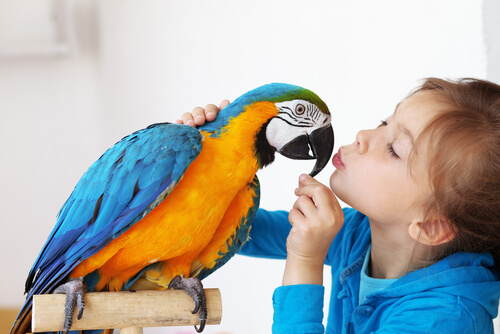
#> input picture Resources/loro.jpg, 500 x 334 px
$ python chapter2.py
#> lines starting #> are read from the running program, lines starting #| are printed output that depends on the picture; after the words box and inside, x2 and y2 are one past the last pixel; in counts of white or black regions, pixels touching at a corner belong together
import cv2
import numpy as np

img = cv2.imread("Resources/loro.jpg")
#> img is the input picture: shape (334, 500, 3); mean B, G, R 169.4, 174.5, 174.3
kernel = np.ones((5,5),np.uint8)

imgGray = cv2.cvtColor(img,cv2.COLOR_BGR2GRAY)
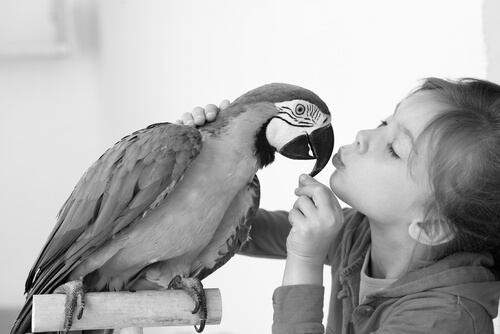
#> imgGray: shape (334, 500); min 0, max 255, mean 173.8
imgBlur = cv2.GaussianBlur(imgGray,(7,7),0)
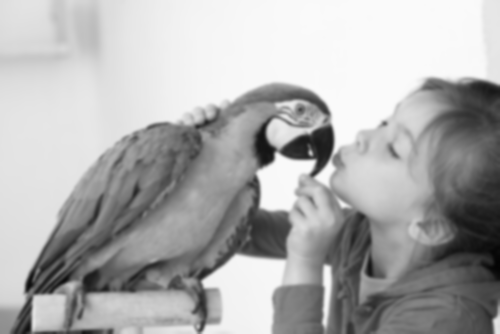
#> imgBlur: shape (334, 500); min 4, max 250, mean 173.8
imgCanny = cv2.Canny(img,100,100)
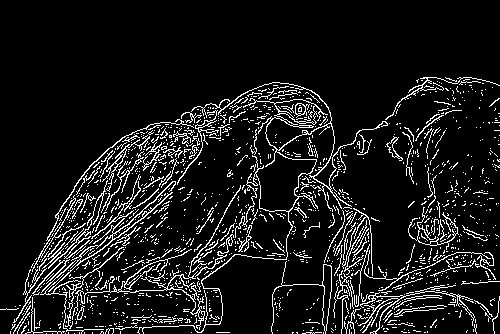
#> imgCanny: shape (334, 500); 9.7% white in thin lines or dots, all inside (x1, y1, x2, y2) = (0, 77, 500, 334)
imgDialation = cv2.dilate(imgCanny,kernel,iterations=1)
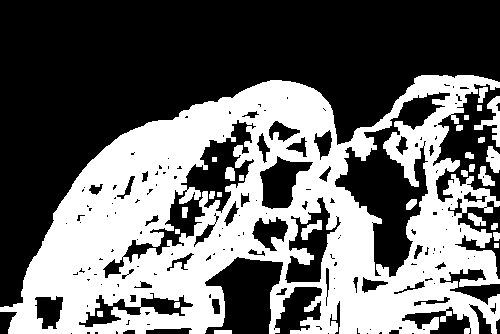
#> imgDialation: shape (334, 500); 41.6% white; 28 white regions, largest, box (x1, y1, x2, y2) and area: (0, 75, 500, 334) 67286, (474, 96, 500, 147) 452, (486, 146, 500, 173) 258
imgEroded = cv2.erode(imgDialation,kernel,iterations=1)
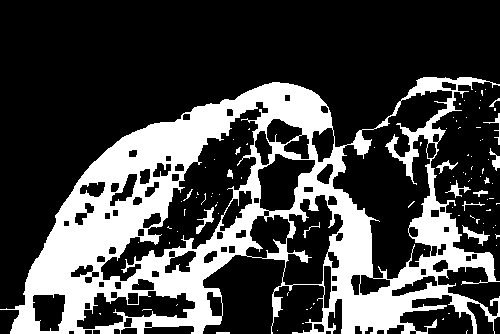
#> imgEroded: shape (334, 500); 27.1% white; 95 white regions (79 under 20 px), largest, box (x1, y1, x2, y2) and area: (0, 77, 500, 334) 44062, (462, 225, 490, 246) 174, (196, 207, 214, 234) 156


cv2.imshow("Normal",img)
cv2.imshow("Gary Image",imgGray)
cv2.imshow("Blur Image",imgBlur)
cv2.imshow("Canny Image",imgCanny)
cv2.imshow("Dialation Image",imgDialation)
cv2.imshow("Eroded Image",imgEroded)
cv2.waitKey(0)

$ run again, with Resources/shapes.JPG copied over Resources/loro.jpg
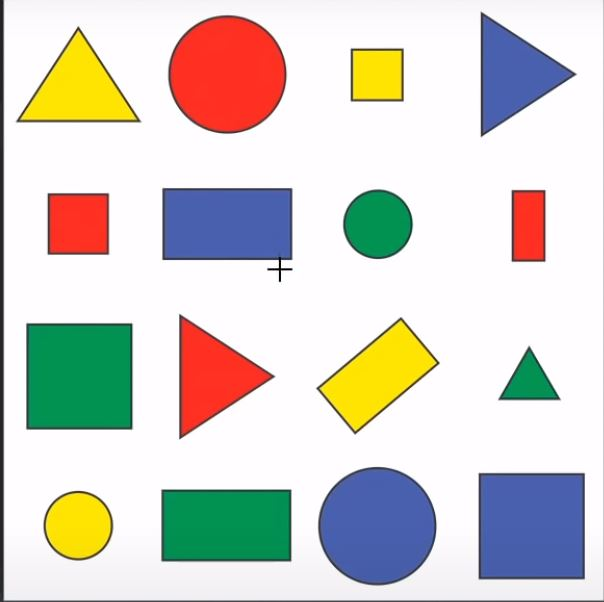
#> input picture Resources/shapes.JPG, 604 x 602 px
#> img is the input picture: shape (602, 604, 3); mean B, G, R 203.1, 209.6, 212.5
#> `imgCanny = cv2.Canny(img,100,100)`:
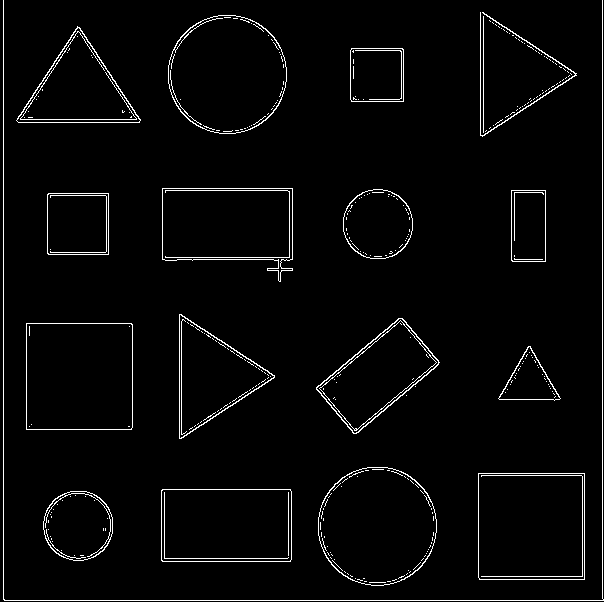
#> imgCanny: shape (602, 604); 3% white in thin lines or dots
#> imgDialation: shape (602, 604); 12.8% white; 17 white regions, largest, box (x1, y1, x2, y2) and area: (1, 0, 604, 602) 7795, (316, 465, 439, 588) 3258, (314, 316, 442, 436) 3211
#> `imgEroded = cv2.erode(imgDialation,kernel,iterations=1)`:
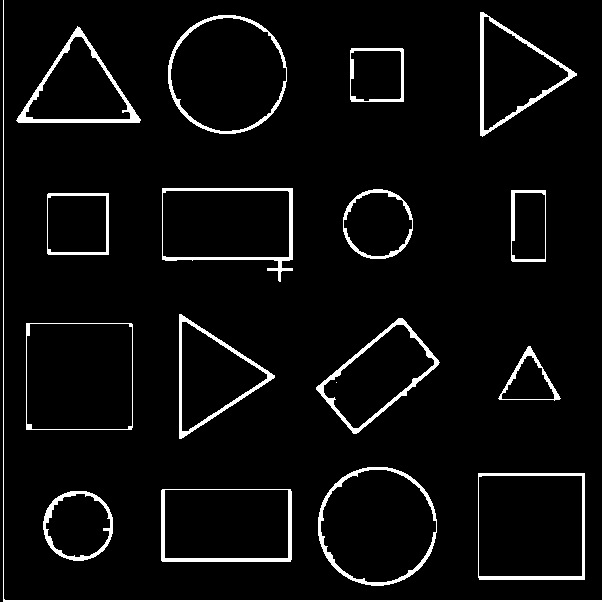
#> imgEroded: shape (602, 604); 5.2% white; 18 white regions (1 under 20 px), largest, box (x1, y1, x2, y2) and area: (3, 0, 604, 602) 3003, (16, 26, 141, 123) 1459, (318, 467, 437, 586) 1378
